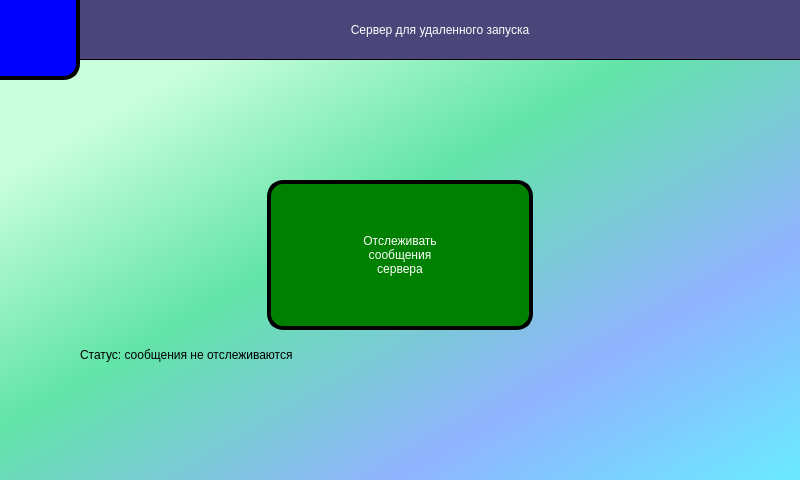
<?xml version="1.0" encoding="UTF-8"?>
<ui version="4.0">
 <class>Remote</class>
 <widget class="QWidget" name="Remote">
  <property name="geometry">
   <rect>
    <x>0</x>
    <y>0</y>
    <width>800</width>
    <height>480</height>
   </rect>
  </property>
  <property name="windowTitle">
   <string>Form</string>
  </property>
  <property name="styleSheet">
   <string notr="true">#Remote {
	background-color:qlineargradient(spread:pad, x1:0.174, y1:0.187, x2:0.965, y2:1, stop:0.00497512 rgba(202, 255, 221, 255), stop:0.338308 rgba(98, 228, 168, 255), stop:0.706468 rgba(144, 179, 255, 255), stop:1 rgba(108, 231, 255, 255));
}
</string>
  </property>
  <layout class="QVBoxLayout" name="verticalLayout" stretch="80,100,200,100">
   <property name="spacing">
    <number>0</number>
   </property>
   <property name="leftMargin">
    <number>0</number>
   </property>
   <property name="topMargin">
    <number>0</number>
   </property>
   <property name="rightMargin">
    <number>0</number>
   </property>
   <property name="bottomMargin">
    <number>0</number>
   </property>
   <item>
    <layout class="QGridLayout" name="headerLayout" rowstretch="60,20" columnstretch="80,720" columnminimumwidth="0,0">
     <property name="spacing">
      <number>0</number>
     </property>
     <item row="0" column="0" rowspan="2">
      <widget class="QPushButton" name="pb_back">
       <property name="sizePolicy">
        <sizepolicy hsizetype="Minimum" vsizetype="Expanding">
         <horstretch>0</horstretch>
         <verstretch>0</verstretch>
        </sizepolicy>
       </property>
       <property name="baseSize">
        <size>
         <width>80</width>
         <height>80</height>
        </size>
       </property>
       <property name="font">
        <font>
         <italic>false</italic>
         <bold>true</bold>
        </font>
       </property>
       <property name="layoutDirection">
        <enum>Qt::LeftToRight</enum>
       </property>
       <property name="styleSheet">
        <string notr="true">#pb_back {
border-right: 4px solid black;
border-bottom: 4px solid black;
border-bottom-right-radius: 16px;
background-color:blue;
}

#pb_back:pressed {
border-right: 8px solid black;
border-bottom: 8px solid black;
}

#pb_back::disabled {
background-color: grey;
}</string>
       </property>
       <property name="text">
        <string/>
       </property>
       <property name="icon">
        <iconset resource="../../resources.qrc">
         <normaloff>:/images/back.png</normaloff>:/images/back.png</iconset>
       </property>
       <property name="iconSize">
        <size>
         <width>70</width>
         <height>70</height>
        </size>
       </property>
      </widget>
     </item>
     <item row="0" column="1">
      <widget class="QLabel" name="title">
       <property name="styleSheet">
        <string notr="true">#title {
	background-color: rgb(74, 70, 122);
	border-bottom: 1px solid black;
	color: white;
}</string>
       </property>
       <property name="text">
        <string>Сервер для удаленного запуска</string>
       </property>
       <property name="alignment">
        <set>Qt::AlignCenter</set>
       </property>
      </widget>
     </item>
    </layout>
   </item>
   <item>
    <spacer name="verticalSpacer">
     <property name="orientation">
      <enum>Qt::Vertical</enum>
     </property>
     <property name="sizeHint" stdset="0">
      <size>
       <width>20</width>
       <height>40</height>
      </size>
     </property>
    </spacer>
   </item>
   <item>
    <layout class="QGridLayout" name="gridLayout" rowstretch="3,1" columnstretch="1,1,1">
     <property name="spacing">
      <number>0</number>
     </property>
     <item row="0" column="0">
      <spacer name="horizontalSpacer">
       <property name="orientation">
        <enum>Qt::Horizontal</enum>
       </property>
       <property name="sizeHint" stdset="0">
        <size>
         <width>40</width>
         <height>20</height>
        </size>
       </property>
      </spacer>
     </item>
     <item row="0" column="1">
      <widget class="QPushButton" name="pb_server">
       <property name="sizePolicy">
        <sizepolicy hsizetype="Minimum" vsizetype="Expanding">
         <horstretch>0</horstretch>
         <verstretch>0</verstretch>
        </sizepolicy>
       </property>
       <property name="styleSheet">
        <string notr="true">#pb_server {
border: 4px solid black;
border-radius: 16px;
background-color: green;
color: white;
}

#pb_server::checked {
background-color: red;
}

#pb_server::disabled {
background-color: grey;
}

#pb_server:pressed {
border: 8px solid black;
}</string>
       </property>
       <property name="text">
        <string>Отслеживать
сообщения
сервера</string>
       </property>
       <property name="checkable">
        <bool>true</bool>
       </property>
      </widget>
     </item>
     <item row="0" column="2">
      <spacer name="horizontalSpacer_2">
       <property name="orientation">
        <enum>Qt::Horizontal</enum>
       </property>
       <property name="sizeHint" stdset="0">
        <size>
         <width>40</width>
         <height>20</height>
        </size>
       </property>
      </spacer>
     </item>
     <item row="1" column="0" colspan="2">
      <widget class="QLabel" name="lbl_status">
       <property name="text">
        <string>Статус: сообщения не отслеживаются</string>
       </property>
       <property name="wordWrap">
        <bool>true</bool>
       </property>
       <property name="indent">
        <number>80</number>
       </property>
      </widget>
     </item>
    </layout>
   </item>
   <item>
    <spacer name="verticalSpacer_2">
     <property name="orientation">
      <enum>Qt::Vertical</enum>
     </property>
     <property name="sizeHint" stdset="0">
      <size>
       <width>20</width>
       <height>40</height>
      </size>
     </property>
    </spacer>
   </item>
  </layout>
 </widget>
 <resources>
  <include location="../../resources.qrc"/>
 </resources>
 <connections/>
</ui>
